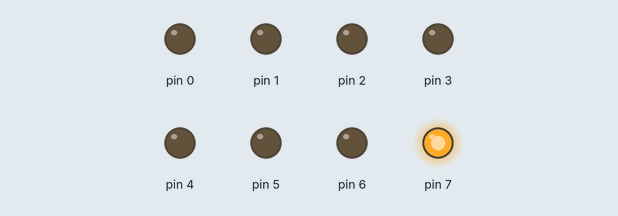
Bench run of a sketch on a simulated Arduino Uno, built with avr-gcc and run on an emulated ATmega328P. Shown: output pins drawn as LEDs (lit = HIGH).

Above: at 5.5 s.
At 7.5 s:
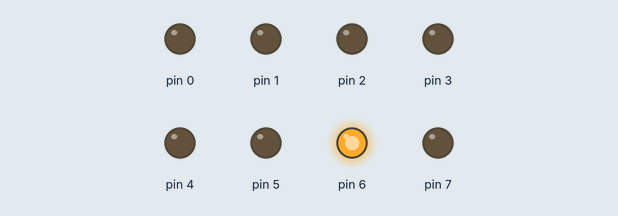
At 9.0 s:
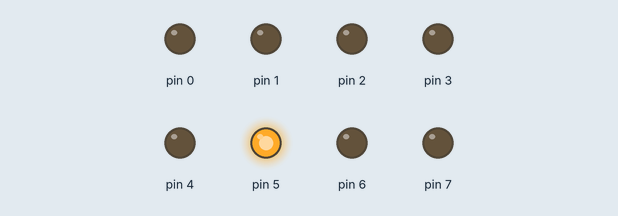
At 10.5 s:
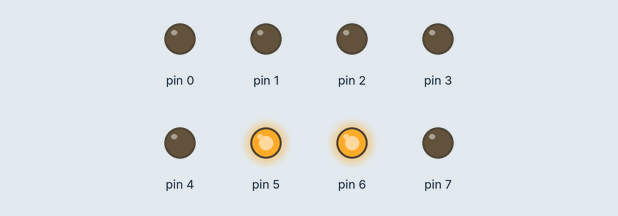
Timing chart, 0 to 13.1 s (numbered marks = the images above):
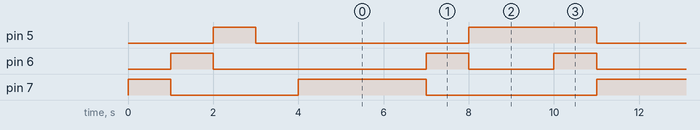

The sketch:

ex2-b.ino
```cpp
void setup()
{
    // set all d register ports as outputs
    DDRD = B11111111;

    // startup sequence

    // turn the green LED on (HIGH is the voltage level)
    PORTD = B10000000;
    delay(1000); // Wait for 1000 millisecond(s)
    // turn the green LED off and yellow on
    PORTD = B01000000;
    delay(1000);
    // red LED on and yellow off
    PORTD = B00100000;
    delay(1000);
    // red LED off
    PORTD = B00000000;
    delay(1000);
}

void loop()
{
    // green LED on
    PORTD = B10000000;
    delay(3000);
    // green LED off and yellow on
    PORTD = B01000000;
    delay(1000);
    // yellow LED off and red on
    PORTD = B00100000;
    delay(2000);
    // yellow LED on
    PORTD = B01100000;
    delay(1000);
    // yellow and red LEDs off
    PORTD = B00000000;
}
```

Measured:
- by itself, pin 5, pin 7: repeats every 7.0 s: HIGH 3.0 s, LOW 4.0 s
- by itself, pin 6: repeats every 7.0 s: HIGH 1.0 s, LOW 2.0 s, HIGH 1.0 s, LOW 3.0 s
- by itself, everything shown: repeats every 7.0 s, in 5 steps
